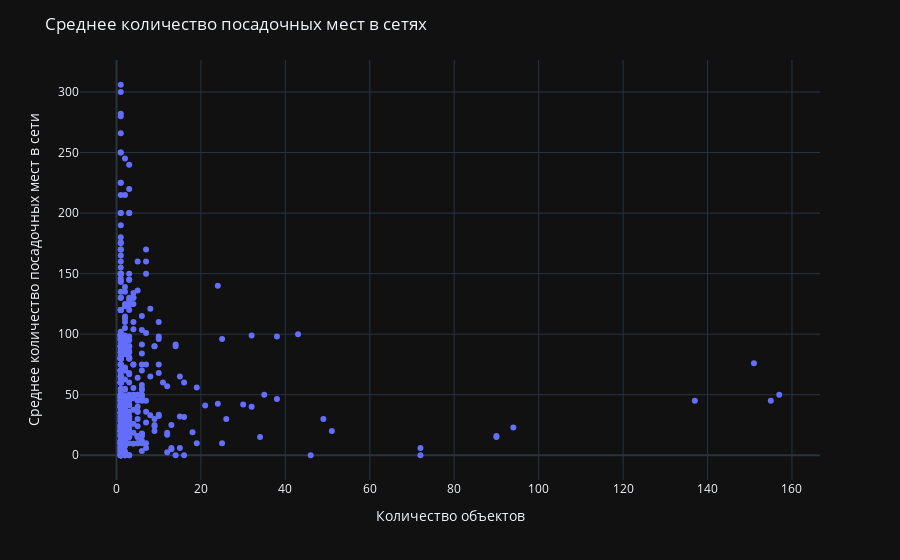

Source (notebook cell):
### Code cell
# Построим scatter plot:
chain_num_obj_graph = px.scatter(chain_num_obj_grouped, x='number_of_rests', y='number')
chain_num_obj_graph.update_layout(
    title='Среднее количество посадочных мест в сетях',
    xaxis_title_text='Количество объектов',
    yaxis_title_text='Среднее количество посадочных мест в сети',
    template='plotly_dark'
    )
chain_num_obj_graph.show()

### Figure 1 — Plotly figure (JSON) as saved in the notebook; plotly's stock layout.template omitted (floating-point values rounded to 4 significant figures; data arrays with more than 128 entries replaced by an {"elided": "..."} marker saying what was removed)
{"data": [{"hovertemplate": "number_of_rests=%{x}<br>number=%{y}<extra></extra>", "legendgroup": "", "marker": {"color": "#636efa", "symbol": "circle"}, "mode": "markers", "name": "", "orientation": "v", "showlegend": false, "type": "scatter", "x": {"elided": "554 int values"}, "xaxis": "x", "y": {"elided": "554 float values"}, "yaxis": "y"}], "layout": {"legend": {"tracegroupgap": 0}, "margin": {"t": 60}, "title": {"text": "Среднее количество посадочных мест в сетях"}, "xaxis": {"anchor": "y", "domain": [0, 1], "title": {"text": "Количество объектов"}}, "yaxis": {"anchor": "x", "domain": [0, 1], "title": {"text": "Среднее количество посадочных мест в сети"}}}}
